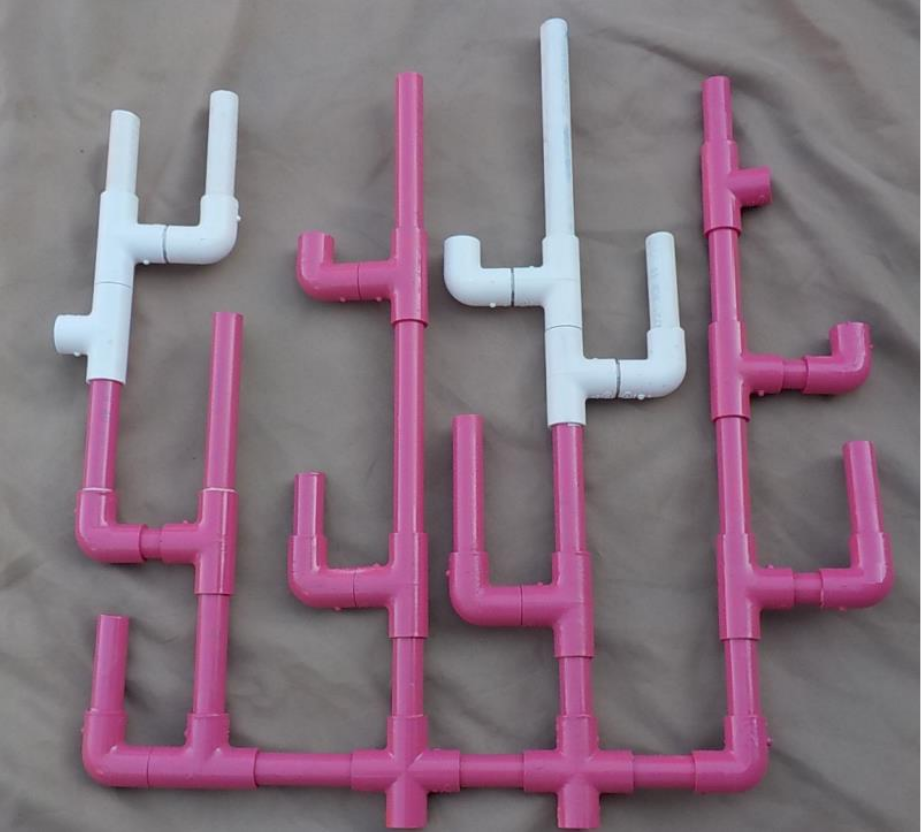
#> input picture missions/coral_colony/Photos/coral_colony_0.png, 921 x 832 px, found by its file name
$ python coral_colony_v1.py
#> lines starting #> are read from the running program, lines starting #| are printed output that depends on the picture; after the words box and inside, x2 and y2 are one past the last pixel; in counts of white or black regions, pixels touching at a corner belong together
import cv2
import numpy as np
from skimage import filters
from skimage.morphology import skeletonize
import itertools
import time


class Coral:
    version = "1.0"

    def __init__(self):
        """
            Coral sınıfının tüm değişkenlerinin tanımlandığı __init__ fonksiyonu
        """

        self.image = None
        self.copy_image = None
        self.copy_image_2 = None
        self.hsv_image = None
        self.pink_image = None
        self.white_image = None
        self.bitwise_image = None
        self.mask_sum_image = None
        self.skeleton_image = None
        self.skeleton_warped = None
        self.roi_image = None
        self.roi_mask_image = None
        self.roi_diff = 10
        self.soft_image = None
        self.warped_photo = None
        self.transformed_photo = None
        self.overlapped_image = None
        self.min_pink_area_value = 10000
        self.max_area = 0
        self.points = []
        self.points_end = []
        self.points_warped = []
        self.points_warped_end = []
        self.key_points = []
        self.key_points_photo = []
        self.line_1 = []
        self.line_2 = []

        self.kernel_1_1 = np.ones((1, 1), np.uint8)
        self.kernel_2_2 = np.ones((2, 2), np.uint8)
        self.kernel_1_3 = np.ones((1, 3), np.uint8)
        self.kernel_3_1 = np.ones((3, 1), np.uint8)
        self.kernel_3_3 = np.ones((3, 3), np.uint8)
        self.kernel_5_5 = np.ones((5, 5), np.uint8)
        self.kernel_7_7 = np.ones((7, 7), np.uint8)

        self.lowerPink = np.array([150, 45, 115])
        self.upperPink = np.array([176, 190, 255])
        self.lowerWhite = np.array([63, 0, 180])
        self.upperWhite = np.array([115, 82, 255])

        self.frameSize = (960, 540)
        self.error_msg = ""

    def get_image(self, image):
        """
            Buraya videodan gelen frame ler girilir ve girilen frame self değişkenlere atanır, gerekli kopyaları alınır.
        Ayrı olarak bu fonksiyon her çağrıldığında bir önceki frame e ait olan değişkenler sıfırlanır ve sürekli ayrı
        class tanımlanmaya gerek kalmadan loop başına yazılarak yeniden tanımlanmış hale getirir. İleriki aşamalarda
        canlı çekilen frame ler bu fonksiyona girilecektir.
        """

        self.error_msg = "OK"
        self.image = image
        # self.hsv_image = cv2.cvtColor(self.image, cv2.COLOR_BGR2HSV)
        self.copy_image = np.copy(self.image)
        self.copy_image_2 = np.copy(self.image)
        self.skeleton_image = None
        self.skeleton_warped = None
        self.roi_image = None
        self.transformed_photo = None
        self.roi_mask_image = np.copy(self.image)
        self.roi_diff = 10
        self.points = []
        self.points_end = []
        self.points_warped = []
        self.points_warped_end = []
        self.key_points = []
        self.key_points_photo = []
        self.line_1 = []
        self.line_2 = []

    # [40 lines left out: functions transform_hsv, apply_bitwise, apply_white_mask, apply_pink_mask, not called in this run]

    def apply_mask(self, input_image):
        """
            Fonksiyon çağrıldığında gelen görüntüyü beyaz ve pembe renkte maskeler ve bunu hem return le geri verir
        hem de main looptan kolay erişilebilmesi için self.mask_sum_image değişkenine atar.
        """

        hsv_image = cv2.cvtColor(input_image, cv2.COLOR_BGR2HSV)
        mask_white = cv2.inRange(hsv_image, self.lowerWhite, self.upperWhite)
        # cv2.imshow("White Mask", mask_white)
        mask_pink = cv2.inRange(hsv_image, self.lowerPink, self.upperPink)
        # cv2.imshow("Pink Mask", mask_pink)
        self.mask_sum_image = cv2.add(mask_white, mask_pink)
        return self.mask_sum_image

    # [95 lines left out: functions get_roi_image, get_roi, not called in this run]

    def soften(self, input_image):
        """
            Fonksiyon çağrıldığında gelen görüntüdeki noise leri giderir ve bunu hem return le geri verir hem de main
        looptan kolay erişilebilmesi için self.soft_image değişkenine atar.
        """
        eroded_image = cv2.erode(input_image, self.kernel_3_3)
        # cv2.imshow("1 Eroded Image", eroded_image)
        closed_image = cv2.morphologyEx(eroded_image, cv2.MORPH_CLOSE, self.kernel_5_5, iterations=2)
        eroded_image = cv2.erode(closed_image, self.kernel_3_3)

        dilated_image = cv2.dilate(eroded_image, self.kernel_3_3, iterations=1)
        opened_image = cv2.morphologyEx(dilated_image, cv2.MORPH_OPEN, self.kernel_3_3, iterations=1)
        # cv2.imshow("2 Opened Image", opened_image)
        closed_image = cv2.morphologyEx(opened_image, cv2.MORPH_CLOSE, self.kernel_5_5)
        # cv2.imshow("3 Closed Image", closed_image)

        blur = cv2.medianBlur(closed_image, 9)
        dilated_image = cv2.dilate(blur, self.kernel_3_3, iterations=0)
        blur = cv2.medianBlur(dilated_image, 9)
        self.soft_image = blur

        # cv2.imshow("4 Softened Image", self.soft_image)
        return blur

    @staticmethod
    def generate_nonadjacent_combination(input_list, take_n):
        """
            Skeletonize alma fonksiyonlarından biri
        """

        all_comb = []
        for comb in itertools.combinations(input_list, take_n):
            comb = np.array(comb)
            d = np.diff(comb)
            if len(d[d == 1]) == 0 and comb[-1] - comb[0] != 7:
                all_comb.append(comb)
        return all_comb

    @staticmethod
    def populate_intersection_kernel(combinations):
        """
            Skeletonize alma fonksiyonlarından biri
        """

        template = np.array((
            [-1, -1, -1],
            [-1, 1, -1],
            [-1, -1, -1]), dtype="int")
        match = [(0, 1), (0, 2), (1, 2), (2, 2), (2, 1), (2, 0), (1, 0), (0, 0)]
        kernels = []
        for n in combinations:
            tmp = np.copy(template)
            for m in n:
                tmp[match[m][0], match[m][1]] = 1
            kernels.append(tmp)
        return kernels

    # [53 lines left out: function find_endoflines, not called in this run]

    def give_intersection_kernels(self):
        """
            Skeletonize alma fonksiyonlarından biri
        """

        input_list = np.arange(8)
        taken_n = [4, 3]
        kernels = []
        for taken in taken_n:
            comb = self.generate_nonadjacent_combination(input_list, taken)
            tmp_ker = self.populate_intersection_kernel(comb)
            kernels.extend(tmp_ker)
        return kernels

    def find_line_intersection(self, input_image):
        """
            Skeletonize alma fonksiyonlarından biri
        """

        kernel = np.array(self.give_intersection_kernels())
        output_image = np.zeros(input_image.shape)
        for i in np.arange(len(kernel)):
            out = cv2.morphologyEx(input_image, cv2.MORPH_HITMISS, kernel[i, :, :])
            out = cv2.dilate(out, np.ones((7, 7), np.uint8), iterations=3)
            output_image = output_image + out

        return output_image

    def apply_skeletonize(self):
        """
            ROI si alınmış görüntünün iskeletini çıkaran ve kesişim noktalarını self.points listesine ekleyen fonksiyon.
        """
        self.apply_mask(self.image)
        self.soften(self.mask_sum_image)

        binary_image = self.soft_image > filters.threshold_otsu(self.soft_image)  # ???

        self.skeleton_image = skeletonize(binary_image, method='lee')

        lint_image = self.find_line_intersection(self.skeleton_image)

        processed_image = np.uint8(lint_image)
        contours, _ = cv2.findContours(processed_image, cv2.RETR_EXTERNAL, cv2.CHAIN_APPROX_NONE)[-2:]

        for i in range(len(contours)):
            x, y, w, h = cv2.boundingRect(contours[i])
            self.points.append((int(x + w / 2), int(y + h / 2)))

    # [303 lines left out: functions apply_skeletonize_2, find_key_points, find_key_points_end, overlap, find_difference, show_image and 1 more, not called in this run]


if __name__ == "__main__":

    coral_reef_before_photo = cv2.imread("/home/ibrahim/Masaüstü/coral_colony_0.png")
#> coral_reef_before_photo is the input picture: shape (832, 921, 3); mean B, G, R 125.5, 112.9, 132.5
    coral_reef_before_photo = cv2.resize(coral_reef_before_photo, (600, 600))
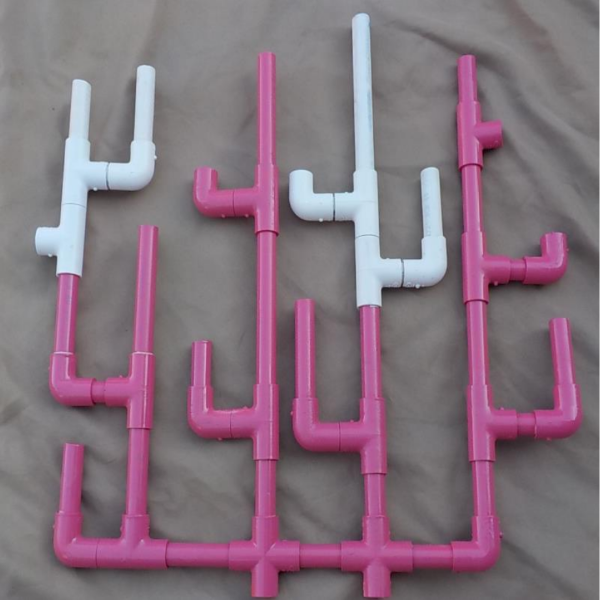
#> coral_reef_before_photo: shape (600, 600, 3); mean B, G, R 125.4, 112.8, 132.4
    coral_reef_after_photo = cv2.imread("/home/ibrahim/Masaüstü/coral_colony_4.png")
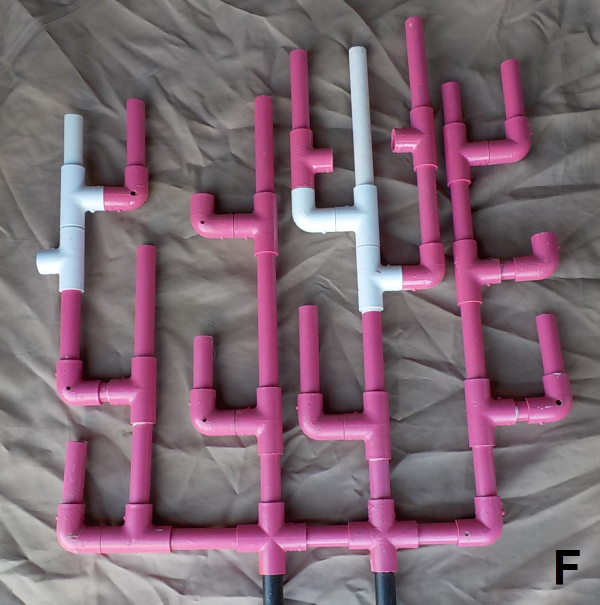
#> input picture missions/coral_colony/Photos/coral_colony_4.png, 1200 x 1209 px, found by its file name (shown at 1/2 size)
#> coral_reef_after_photo is the input picture: shape (1209, 1200, 3); mean B, G, R 114.1, 102.2, 125.4
    coral_reef_after_photo = cv2.resize(coral_reef_after_photo, (600, 600))
#> coral_reef_after_photo: shape (600, 600, 3)

    print("Coral Version : ", Coral.version)
    # cv2.imshow("Image", coral_reef_before_photo)
    coral_reef_before = Coral()
    coral_reef_before.get_image(coral_reef_before_photo)

    coral_reef_before.apply_skeletonize()
#> in apply_mask, `hsv_image = cv2.cvtColor(input_image, cv2.COLOR_BGR2HSV)`: hsv_image: shape (600, 600, 3); mean H, S, V 138.4, 37.9, 134.7
#> in apply_mask, `mask_white = cv2.inRange(hsv_image, self.lowerWhite, self.upperWhite)`:
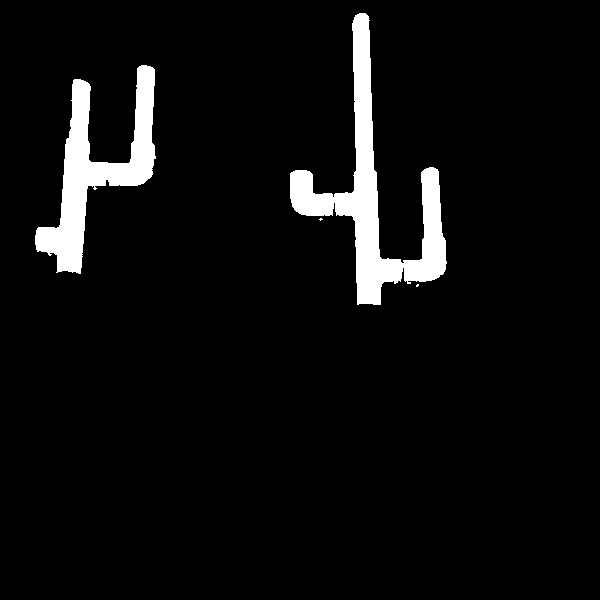
#> mask_white: shape (600, 600); 5.3% white; 4 white regions (2 under 20 px), largest, box (x1, y1, x2, y2) and area: (290, 13, 447, 305) 10940, (35, 65, 156, 274) 8257
#> in apply_mask, `mask_pink = cv2.inRange(hsv_image, self.lowerPink, self.upperPink)`: mask_pink: shape (600, 600); 20.5% white; 2 white regions (1 under 20 px), largest, box (x1, y1, x2, y2) and area: (48, 51, 584, 599) 73946
#> in apply_mask, `self.mask_sum_image = cv2.add(mask_white, mask_pink)`:
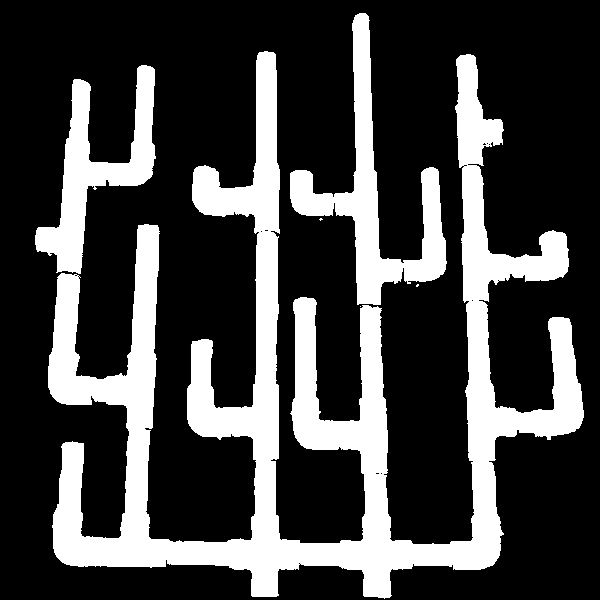
#> self.mask_sum_image: shape (600, 600); 25.9% white; 6 white regions (3 under 20 px), largest, box (x1, y1, x2, y2) and area: (48, 51, 584, 599) 73946, (290, 13, 447, 305) 10940, (35, 65, 156, 274) 8257
#> in soften, `eroded_image = cv2.erode(input_image, self.kernel_3_3)`: eroded_image: shape (600, 600); 23.3% white; 5 white regions (1 under 20 px), largest, box (x1, y1, x2, y2) and area: (49, 52, 583, 597) 64278, (291, 14, 446, 304) 9692, (36, 66, 155, 273) 7368, (456, 55, 502, 166) 2663
#> in soften, `closed_image = cv2.morphologyEx(eroded_image, cv2.MORPH_CLOSE, self.ke..`: closed_image: shape (600, 600); 23.7% white; 1 white region, box (x1, y1, x2, y2) and area: (36, 14, 583, 600) 85357
#> in soften, `eroded_image = cv2.erode(closed_image, self.kernel_3_3)`:
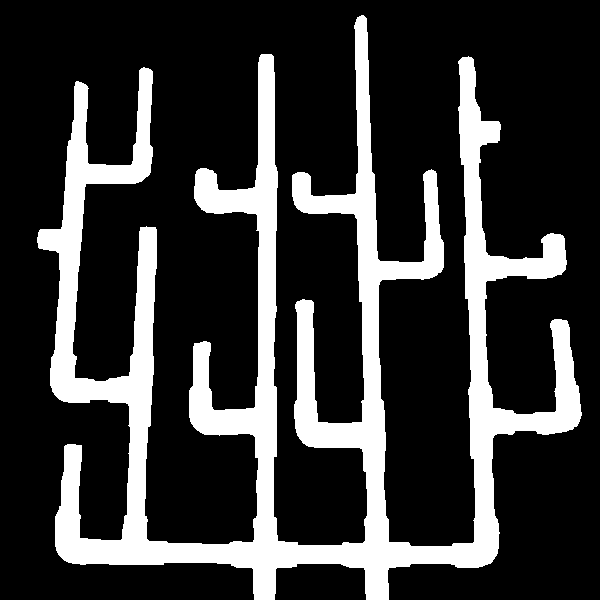
#> eroded_image: shape (600, 600); 21.4% white; 1 white region, box (x1, y1, x2, y2) and area: (37, 15, 582, 600) 77055
#> in soften, `dilated_image = cv2.dilate(eroded_image, self.kernel_3_3, iterations=1)`: dilated_image: shape (600, 600); 23.7% white; 1 white region, box (x1, y1, x2, y2) and area: (36, 14, 583, 600) 85323
#> in soften, `blur = cv2.medianBlur(closed_image, 9)`: blur: shape (600, 600); 23.7% white; 1 white region, box (x1, y1, x2, y2) and area: (36, 15, 583, 600) 85336
#> in soften, `blur = cv2.medianBlur(dilated_image, 9)`:
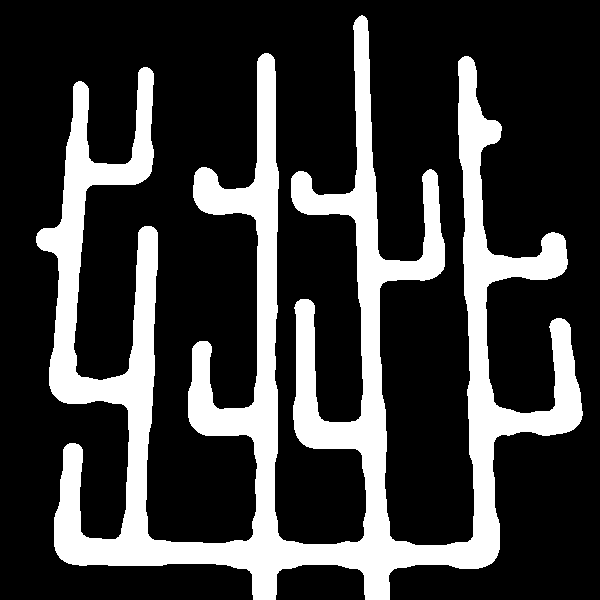
#> blur: shape (600, 600); 23.7% white; 1 white region, box (x1, y1, x2, y2) and area: (36, 15, 583, 600) 85302
#> in apply_skeletonize, `self.skeleton_image = skeletonize(binary_image, method='lee')`:
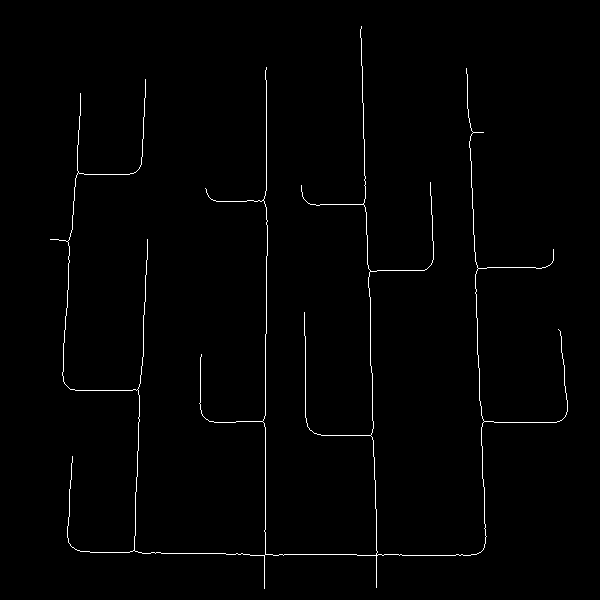
#> self.skeleton_image: shape (600, 600) bool; 1% white in thin lines or dots, all inside (x1, y1, x2, y2) = (50, 26, 568, 589)
#> after the loop in find_line_intersection, `for i in np.arange(len(kernel)):`: output_image: shape (600, 600) float64; every value is 0
#> (the run stopped early here; a loop or call above may not have finished)
